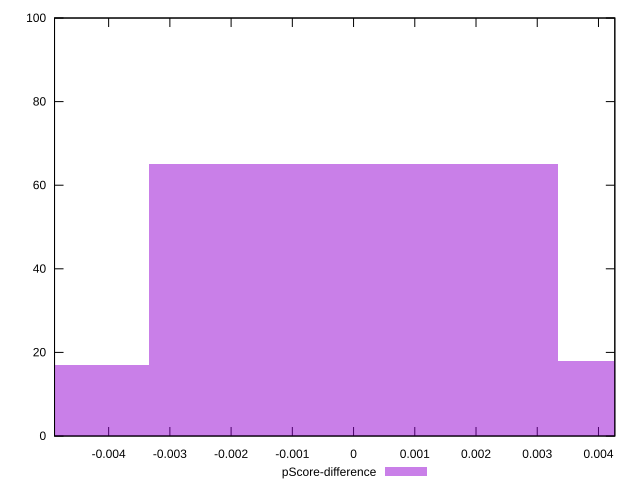

This chart was generated by the following gnuplot code:
reset

$pScoreDifference <<EOF
0 65
0.006685169628377614 18
-0.006685169628377614 17
EOF

set key outside below
set boxwidth 0.006685169628377614
set xrange [-0.004883752116671913:0.004267011239608043]
set yrange [0:100]
set trange [0:100]
set style fill transparent solid 0.5 noborder
set terminal svg size 640, 490 enhanced background rgb 'white'
set output "reports/report_00033_2021-03-01T14-23-16.841Z/max-potential-fid/samples/astro/pScore-difference/histogram.svg"

plot $pScoreDifference title "pScore-difference" with boxes

reset
